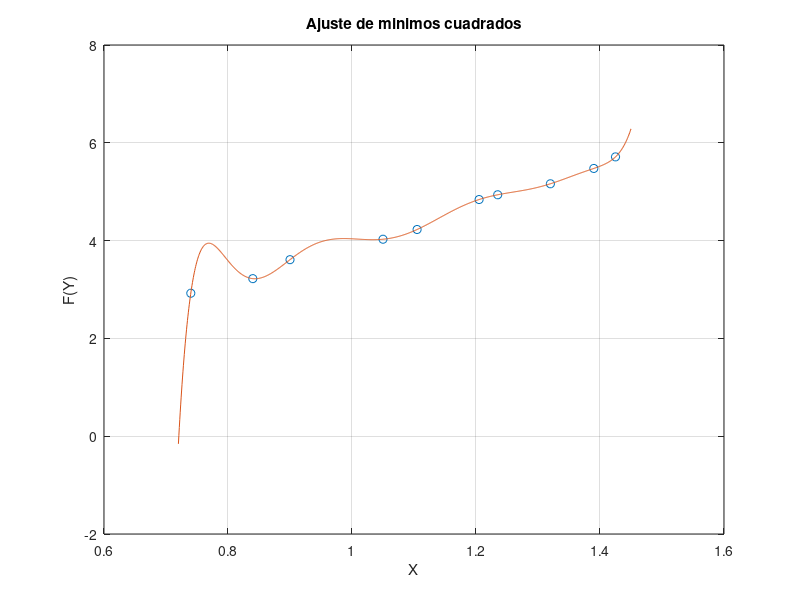

Write MATLAB code to recreate this figure.
%%VALORES DE X
x=[1.425 1.39 1.32 1.235 1.205 1.105 1.05 0.9 0.84 0.74];
 
%%VALORES DE Y = F(x)
y=[5.7121 5.4756 5.161984 4.937284 4.84 4.227136 4.028049 3.61 3.222025 2.9241];

%%OBTENER UN POLINOMIO QUE SE AJUSTE A LOS PUNTOS X Y Y
n=9; 				%%GRADO DEL POLINOMIO DE AJUSTE
p=polyfit(x,y,n)	%%FUNCION QUE REALIZA EL AJUSTE POLINOMIAL

%%SE CREA UN ESPACIO PARA REALIZAR UNA GRAFICA EN 
%%DONDE SE COMPARA LA CURVA AJUSTADA CONTRA LOS 
%%VALORES EXPERIMENTALES
xi=linspace(0.72,1.45,1000);	%%ESPACIO DE PUNTOS PARA Xi
z=polyval(p,xi);				%%EVALUACION DEL POLINOMIO P EN EL ESPACIO Xi

%%SE REALIZA LA FIGURA CORRESPONDIENTE
figure(1);
plot(x,y,'o',xi,z,'-'),grid;
ylabel('F(Y)');
xlabel('X');
title('Ajuste de minimos cuadrados');
